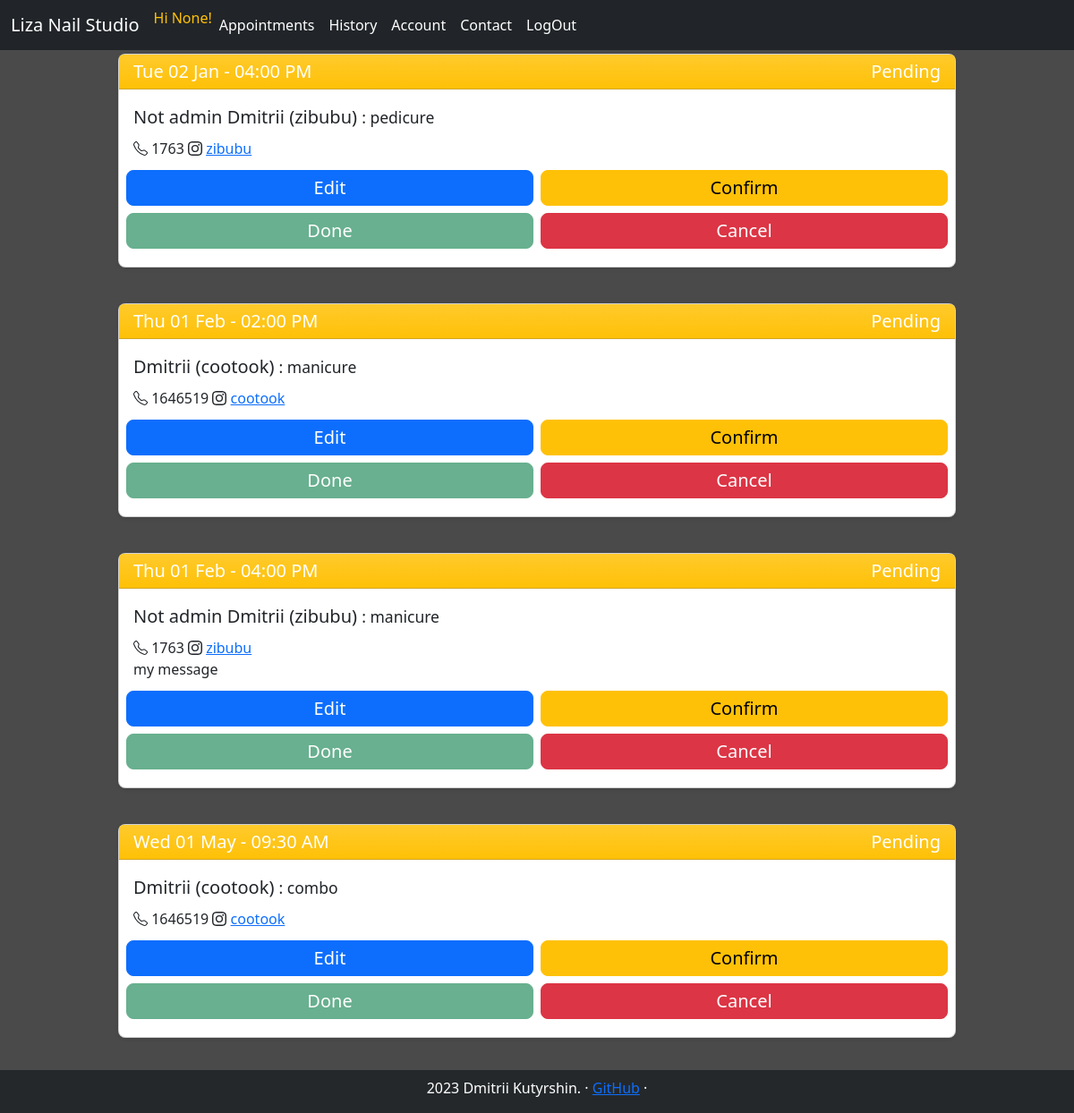
The page /all_appointments/ (signed in) on the database its author committed.
### tables this page shows
CREATE TABLE users (id INTEGER PRIMARY KEY, is_admin INT, is_clerck INT ,  name TEXT, email TEXT, lang TEXT, instagram TEXT, tel TEXT, is_subscribed_promo INT, avatar TEXT);

CREATE TABLE appointments (id INTEGER PRIMARY KEY, user_id INT, pedicure INT, manicure INT, message TEXT, slot_id INT, amount_time_min INT, slots_in TEXT, is_seen INT, is_aproved INT, is_canceled INT, FOREIGN KEY (slot_id) REFERENCES calendar(slot_id), FOREIGN KEY (user_id) REFERENCES users(id));

### studio_app/webapp.py (the view)
@app.route("/all_appointments/", methods=["GET"])
@login_required
@admin_only
def _all_appointments():
    return all_appointments.all_appointments()

### studio_app/helpers.py (called while the page is built)
def admin_only(f):
    @wraps(f)
    def decorated_function(*args, **kwargs):
        if session.get("is_admin")==0:
            return redirect("/")
        return f(*args, **kwargs)
    return decorated_function

def login_required(f):
    @wraps(f)
    def decorated_function(*args, **kwargs):
        if session.get("user_id") is None:
            return redirect("/signin")
        return f(*args, **kwargs)
    return decorated_function

### studio_app/webapp.py (called while the page is built)
@app.context_processor
def inject_navbar_items():
    return dict(navbar_menu=navbar_items)

@app.context_processor
def inject_navbar_items_not_loged_in():
    return dict(navbar_menu_not_loged_in=navbar_items_not_loged_in)

@app.context_processor
def inject_navbar_items_admin():
    return dict(navbar_items_admin=navbar_items_admin)

### studio_app/templates/all_appointments.html (shortened to what this page needs)
{% extends "layout.html" %}
{% block content %}
{% for appointment in user_appoint %}
<div class="container py-2 bg-transparent">
<div class="card mb-4 rounded-3 shadow-sm">
    <div class="card-header py-1
    {% if appointment[5]==1 %}
    bg-success
    {% else %}
    bg-warning
    {% endif %}
    bg-gradient" >
      <div class="fs-5 fw-normal row"><div class="col">{{appointment[16]}}</div><div class="col text-end">
        {% if appointment[5]==1 %}
        Confirmed
        {% else %}
        Pending
        {% endif %}
    </div></div>
    </div>
    <div class="card-body">
      <div class="card-title pricing-card-title text-dark fs-5 fw-normal ">{{appointment[0]}} ({{appointment[14]}}) <small class="text-dark fw-light">: {{appointment[2]}}</small></div>
      <div class="text-dark fw-normal">
        <span>
          {{appointment[15]}}
        </span>
           <a href="https://www.instagram.com/{{appointment[14]}}/" target="_blank">{{appointment[14]}}</a>
              </div>
      <div class="mb-2 text-dark fw-normal">
        {{appointment[13]}}
      </div>
      <div class="row">
      <button type="button" class="col m-1 w-100 btn btn-lg btn-primary py-1 mb-1" data-toggle="modal" data-target="#editModal" data-booking_id="{{appointment[3]}}" data-id="{{appointment[17]}}" data-date="{{appointment[16]}}" data-service="{{appointment[2]}}" data-client="{{appointment[0]}} ({{appointment[14]}})" data-time="{{appointment[11]}}:{% if appointment[12]<10 %}0{% endif %}{{appointment[12]}}" data-date_picker_format="{{appointment[8]}}-{% if appointment[9]<10 %}0{{appointment[9]}}{% else %}{{appointment[9]}}{% endif %}-{% if appointment[10]<10 %}0{{appointment[10]}}{% else %}{{appointment[10]}}{% endif %}" data-duration="{{appointment[7]}}" data-message="{{appointment[13]}}">Edit</button>
      <button
      type="button" class="col m-1 w-100 btn btn-lg btn-warning py-1 mb-1" data-toggle="modal" data-target="#confirmModal" data-booking_id="{{appointment[3]}}" data-id="{{appointment[17]}}" data-date="{{appointment[16]}}" data-service="{{service}}" data-client="{{appointment[0]}} ({{appointment[14]}})">Confirm</button>
    </div>
    <div class="row">
      <button
      {% if appointment[5]==0 %}
      disabled
     {% endif %}
      type="button" class="col m-1 w-100 btn btn-lg btn-success py-1 mb-1" data-toggle="modal" data-target="#doneModal" data-booking_id="{{appointment[3]}}" data-id="{{appointment[17]}}" data-date="{{appointment[16]}}" data-service="{{service}}" data-client="{{appointment[0]}} ({{appointment[14]}})">Done</button>
      <button type="button" class="col m-1 w-100 btn btn-lg btn-danger py-1 mb-1" data-toggle="modal" data-target="#cancelModal" data-booking_id="{{appointment[3]}}" data-id="{{appointment[17]}}" data-date="{{appointment[16]}}" data-service="{{service}}" data-client="{{appointment[0]}} ({{appointment[14]}})" data-message="{{appointment[13]}}">Cancel</button>
    </div>
    </div>
  </div>
</div>
{% endfor %}
{% endblock %}

### studio_app/static/css/style.css (style rules this page uses)
body { font-weight: 100; color: rgba(255, 255, 255, 1); background: #4A4A4A; }

### studio_app/templates/layout.html (style rules this page uses)
.bi { vertical-align: -.125em; fill: currentColor; }

### studio_app/templates/all_appointments.html (style rules this page uses)
.container { max-width: 960px; }

### rows shown on the page
users: name "Not admin Dmitrii" "Not admin Dmitrii", instagram "zibubu" "zibubu", tel "1763" "1763", instagram "zibubu" "zibubu"
users: name "Dmitrii" "Dmitrii", instagram "cootook" "cootook", tel "1646519" "1646519", instagram "cootook" "cootook"
appointments: message "my message"

### other values the page prints
{{ session.get("instagram") }} "None"
{{ navbar_item }} "Appointments" "History" "Account" "Contact" "LogOut"
{{ appointment[16] }} "Tue 02 Jan - 04:00 PM" "Thu 01 Feb - 02:00 PM" "Thu 01 Feb - 04:00 PM" "Wed 01 May - 09:30 AM"
{{ appointment[2] }} "pedicure" "manicure" "manicure" "combo"
